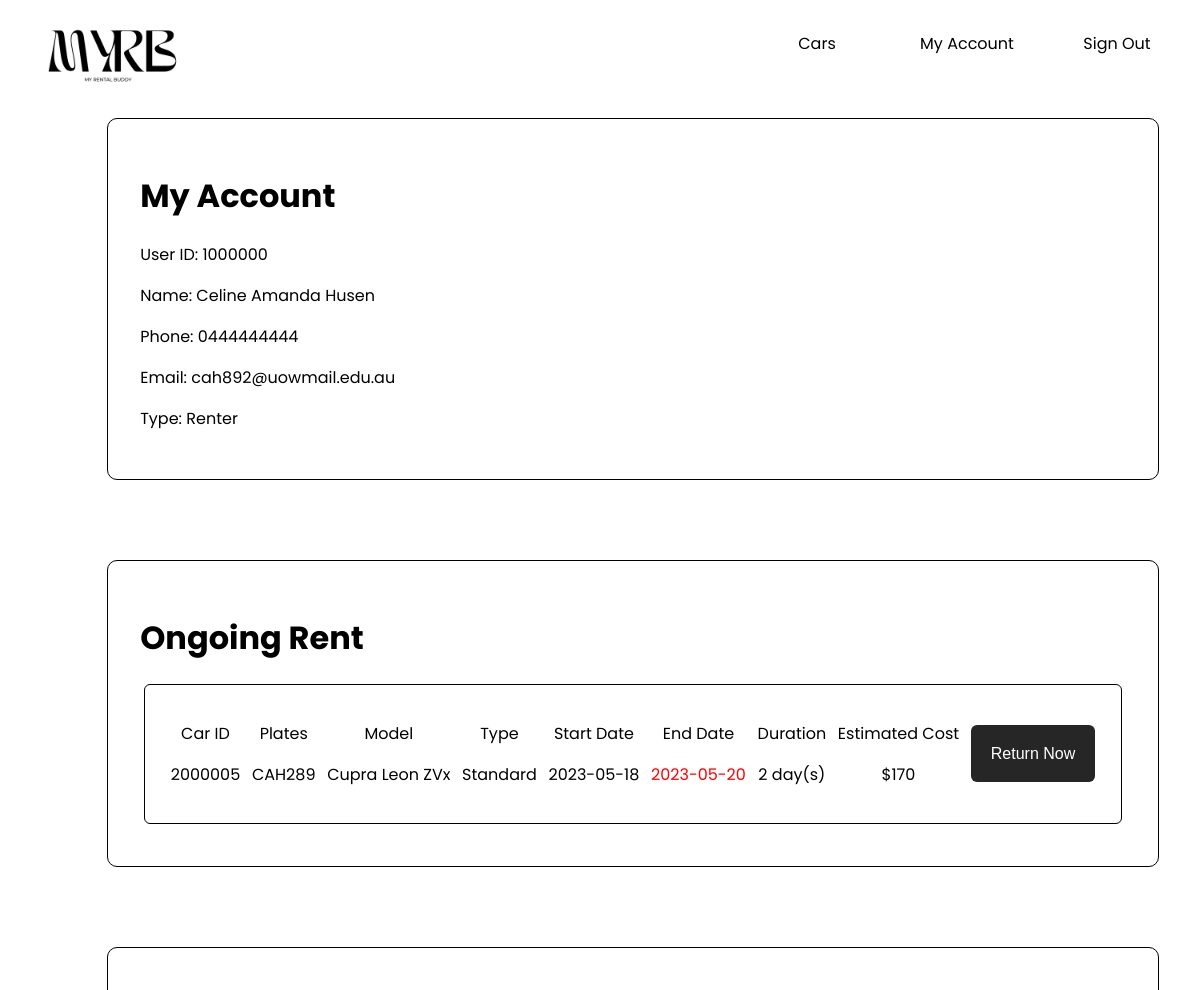
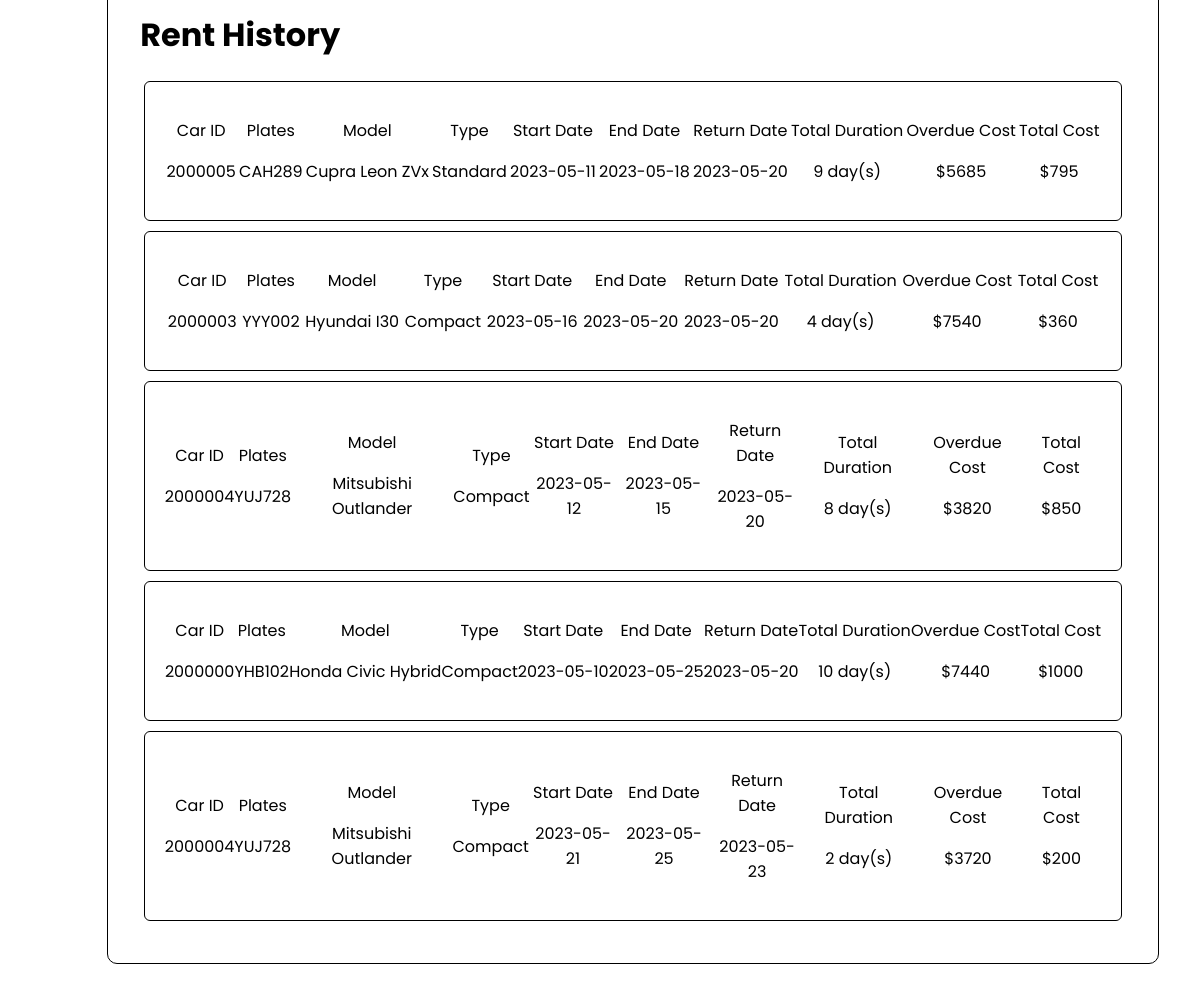
The app's page /user.php (signed in) with its own data (2 pictures, top to bottom).
### tables this page shows
CREATE TABLE `rental_record` (
  `rental_id` int(7) NOT NULL,
  `user_id` int(7) NOT NULL,
  `car_id` int(7) NOT NULL,
  `start_date` date NOT NULL,
  `end_date` date NOT NULL,
  `actual_return_date` date DEFAULT NULL,
  `total_cost` int(50) NOT NULL,
  `duration` int(11) NOT NULL
);

CREATE TABLE `cars` (
  `car_id` int(7) NOT NULL,
  `plates` varchar(50) NOT NULL,
  `model` varchar(50) NOT NULL,
  `type` varchar(50) NOT NULL,
  `status` varchar(50) NOT NULL,
  `cost_per_day` int(11) NOT NULL,
  `cost_overdue_per_day` int(11) NOT NULL
);

### class_User.php (called while the page is built, shortened)
<?php
  class User {
    private $id;
    private $full_name;
    private $surename;
    private $phone;
    private $email;
    private $type;
    public function get_user_type(){
      return $this->type;
    }
    public function get_id(){
      return $this->id;
    }
    public function get_user_details(){
      $user = (object) array(
        'full_name' => $this->full_name,
        'surename' => $this->surename,
        'phone' => $this->phone,
        'email' => $this->email
      );
      return $user;
    }
    public static function load($conn, $sql){
      try {
        $result = mysqli_query($conn, $sql);
        if ($result->num_rows > 0) {
            $res = $result->fetch_all(MYSQLI_ASSOC);
        }
      } catch (mysqli_sql_exception $e){
        die("Error: " . mysqli_error($conn));
      }
      return $res;
    }
  }
?>

### User.php (the view, shortened to what this page needs)
<?php
  require_once('./class_User.php');
  $user = unserialize($_SESSION['user']);
  $conn = new mysqli("localhost","root","","rental_buddy");
  $user_detail = $user->get_user_details();
  function getOverdueCost($selected_car){
    $end_date = strtotime($selected_car['end_date']);
    $actual_end_date = strtotime(date("Y-m-d"));
    $diff = $actual_end_date - $end_date;
    $days = floor($diff / (60 * 60 * 24));
    return $days * $selected_car['cost_overdue_per_day'];
  }
?>
<!DOCTYPE html>
<html lang="en">
<head>
  <link rel="stylesheet" href="./style.css">
</head>
<body>
  <div class="container2">
    <div class="logo">
      <img src="./asset/logo.png" alt="logo">
    </div>
    <div class="nav">
      <a href="car.php?search=available">Cars</a>
      <a href="user.php">My Account</a>
      <a href="./auth/login.php">Sign Out</a>
    </div>
  </div>
  <div class="main-container" style="width: 90%; margin: auto">
    <div class="container" style="width: 100%">
      <div style="margin: auto;padding: 32px;border: 1px solid black;border-radius: 10px; width: 100%">
        <h1 style="text-align: left">My Account</h1>
        <p style="text-align: left">User ID: <?php echo $user->get_id() ?></p>
        <p style="text-align: left">Name: <?php echo $user_detail->full_name ?></p>
        <p style="text-align: left">Phone: <?php  echo $user_detail->phone ?></p>
        <p style="text-align: left">Email: <?php  echo $user_detail->email?></p>
        <p style="text-align: left">Type: <?php  echo ucwords($user->get_user_type()) ?></p>
      </div>
    </div>
  </div>
  <div class="main-container" style="width: 90%; margin: auto">
    <div class="container" style="width: 100%">
      <div style="margin: auto;padding: 32px;border: 1px solid black;border-radius: 10px; width: 100%">
        <h1 style="text-align: left">Ongoing Rent</h1>
        <?php
          $sql = "SELECT * FROM `rental_record` LEFT JOIN cars ON rental_record.car_id = cars.car_id WHERE user_id=".$user->get_id()." AND actual_return_date IS NULL;";
          $result = User::load($conn, $sql);
          if($result){
            foreach($result as $item){
              echo '<div class="results" style="margin: 0 0 20 0; width: 95%"><div><p>Car ID</p><p>';
              echo $item['car_id'];
              echo '</p></div><div><p>Plates</p><p>';
              echo strtoupper($item['plates']);
              echo '</p></div><div><p>Model</p><p>';
              echo ucwords($item['model']);
              echo '</p></div><div><p>Type</p><p>';
              echo ucwords($item['type']);
              echo '</p></div><div><p>Start Date</p><p>';
              echo $item['start_date'];
              echo '</p></div><div><p>End Date<p><p style="color: red">';
              echo $item['end_date'];
              echo '</p></div><div><p>Duration</p><p>';
              echo $item['duration'].' day(s)';
              echo '</p></div><div><p>Estimated Cost</p><p>';
              echo '$'.$item['total_cost'];
              echo '</p></div><div><a href="ReturnCar.php?id='.$item['car_id'].'"><button>Return Now</button></a>';
              echo '</div></div>';
            }
          } else {
            echo '<p>No ongoing rent.</p>';
          }
        ?>
      </div>
    </div>
  </div>
  <div class="main-container" style="width: 90%; margin: auto">
    <div class="container" style="width: 100%">
      <div style="margin: auto;padding: 32px;border: 1px solid black;border-radius: 10px; width: 100%">
        <h1 style="text-align: left">Rent History</h1>
        <?php
          $sql = "SELECT * FROM `rental_record` LEFT JOIN cars ON rental_record.car_id = cars.car_id WHERE user_id=".$user->get_id()." AND actual_return_date IS NOT NULL;";
          $result = User::load($conn, $sql);
          if($result){
            foreach($result as $item){
              echo '<div class="results" style="margin: 0 0 20 0; width: 95%"><div><p>Car ID</p><p>';
              echo $item['car_id'];
              echo '</p></div><div><p>Plates</p><p>';
              echo strtoupper($item['plates']);
              echo '</p></div><div><p>Model</p><p>';
              echo ucwords($item['model']);
              echo '</p></div><div><p>Type</p><p>';
              echo ucwords($item['type']);
              echo '</p></div><div><p>Start Date</p><p>';
              echo $item['start_date'];
              echo '</p></div><div><p>End Date</p><p>';
              echo $item['end_date'];
              echo '</p></div><div><p>Return Date</p><p>';
              echo $item['actual_return_date'];
              echo '</p></div><div><p>Total Duration</p><p>';
              echo $item['duration'].' day(s)';
              echo '</p></div><div><p>Overdue Cost</p><p>';
              echo '$'.getOverdueCost($item);
              echo '</p></div><div><p>Total Cost</p><p>';
              echo '$'.$item['total_cost'];
              echo '</p></div></div>';
            }
          } else {
            echo '<p>No rent history.</p>';
          }
        ?>
    </div>
  </div>
</body>
</html>

### style.css (style rules this page uses)
body { font-family: "Poppins", sans-serif; }
a { text-decoration: none; color: initial; width: 150px; text-align: center; }
.container { text-align: center; width: 600px; padding: 40px; border-radius: 20px; display: flex; flex-direction: column; }
.container2 { display: flex; align-items: center; }
.button, input[type="submit"], input[type="button"], button { height: 57px; width: 100%; padding-left: 20px; padding-right: 20px; border-radius: 6px; border: 0px; background-color: rgb(38, 38, 38); color: white; font-size: 16px; }
.logo { height: 70px; width: 100%; }
.logo img { height: 100px; width: 200px; object-fit: cover; }
.main-container { display: flex; align-items: center; justify-content: center; }
.nav { display: flex; align-items: center; }
.results { display: flex; align-items: center; justify-content: space-around; width: 80%; margin: auto; border: 1px solid black; border-radius: 6px; padding: 20px; margin-bottom: 10px; margin-top: 10px; text-align: center; }

### records on screen
rental_record: car.car_id "2000005", car.plates "CAH289", car.model "Cupra Leon ZVx", car.type "Standard", start_date "2023-05-18", end_date "2023-05-20", duration "2", total_cost "170"
rental_record: car.car_id "2000005", car.plates "CAH289", car.model "Cupra Leon ZVx", car.type "Standard", start_date "2023-05-11", end_date "2023-05-18", actual_return_date "2023-05-20", duration "9", end_date.cost_overdue_per_day "5685", total_cost "795"
rental_record: car.car_id "2000003", car.plates "YYY002", car.model "Hyundai I30", car.type "Compact", start_date "2023-05-16", end_date "2023-05-20", actual_return_date "2023-05-20", duration "4", end_date.cost_overdue_per_day "7540", total_cost "360"
rental_record: car.car_id "2000004", car.plates "YUJ728", car.model "Mitsubishi Outlander", car.type "Compact", start_date "2023-05-12", end_date "2023-05-15", actual_return_date "2023-05-20", duration "8", end_date.cost_overdue_per_day "3820", total_cost "850"
rental_record: car.car_id "2000000", car.plates "YHB102", car.model "Honda Civic Hybrid", car.type "Compact", start_date "2023-05-10", end_date "2023-05-25", actual_return_date "2023-05-20", duration "10", end_date.cost_overdue_per_day "7440", total_cost "1000"
rental_record: car.car_id "2000004", car.plates "YUJ728", car.model "Mitsubishi Outlander", car.type "Compact", start_date "2023-05-21", end_date "2023-05-25", actual_return_date "2023-05-23", duration "2", end_date.cost_overdue_per_day "3720", total_cost "200"

### other values on screen
$user->get_id() "1000000"
$user_detail->full_name "Celine Amanda Husen"
$user_detail->phone "0444444444"
$user_detail->email "cah892@uowmail.edu.au"
$user->get_user_type() "Renter"
